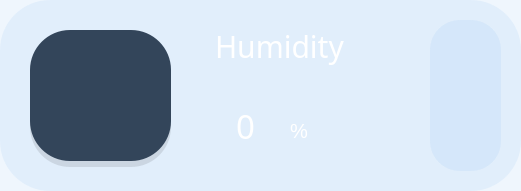
    <widget class="QFrame" name="Humidity_holder">
     <property name="geometry">
      <rect>
       <x>610</x>
       <y>380</y>
       <width>521</width>
       <height>191</height>
      </rect>
     </property>
     <property name="autoFillBackground">
      <bool>false</bool>
     </property>
     <property name="styleSheet">
      <string notr="true">


background-color: rgba(136, 190, 240,0.14);



border-radius: 50%;
</string>
     </property>
     <property name="frameShape">
      <enum>QFrame::StyledPanel</enum>
     </property>
     <property name="frameShadow">
      <enum>QFrame::Raised</enum>
     </property>
     <property name="lineWidth">
      <number>3</number>
     </property>
     <property name="midLineWidth">
      <number>3</number>
     </property>
     <widget class="QLabel" name="Humidity">
      <property name="geometry">
       <rect>
        <x>180</x>
        <y>80</y>
        <width>131</width>
        <height>91</height>
       </rect>
      </property>
      <property name="font">
       <font>
        <family>Rockwell</family>
        <pointsize>25</pointsize>
       </font>
      </property>
      <property name="styleSheet">
       <string notr="true">color: #ffffff;
background-color:None;
</string>
      </property>
      <property name="text">
       <string>0</string>
      </property>
      <property name="alignment">
       <set>Qt::AlignCenter</set>
      </property>
     </widget>
     <widget class="QLineEdit" name="Humdity_label">
      <property name="geometry">
       <rect>
        <x>180</x>
        <y>20</y>
        <width>201</width>
        <height>51</height>
       </rect>
      </property>
      <property name="font">
       <font>
        <family>Rockwell</family>
        <pointsize>-1</pointsize>
       </font>
      </property>
      <property name="styleSheet">
       <string notr="true">color: white;
font-size: 30px;
background-color: rgba(0,0,0,0);</string>
      </property>
      <property name="text">
       <string>Humidity</string>
      </property>
      <property name="alignment">
       <set>Qt::AlignCenter</set>
      </property>
     </widget>
     <widget class="QFrame" name="Humdity_icon_holder_shadow_2">
      <property name="enabled">
       <bool>false</bool>
      </property>
      <property name="geometry">
       <rect>
        <x>30</x>
        <y>36</y>
        <width>141</width>
        <height>131</height>
       </rect>
      </property>
      <property name="styleSheet">
       <string notr="true">QFrame
{

	background-color:rgba(0,0,0,0.1);
border-radius:40%;
}</string>
      </property>
      <property name="frameShape">
       <enum>QFrame::NoFrame</enum>
      </property>
      <property name="frameShadow">
       <enum>QFrame::Raised</enum>
      </property>
     </widget>
     <widget class="QFrame" name="Humidity_icon">
      <property name="enabled">
       <bool>false</bool>
      </property>
      <property name="geometry">
       <rect>
        <x>30</x>
        <y>30</y>
        <width>141</width>
        <height>131</height>
       </rect>
      </property>
      <property name="styleSheet">
       <string notr="true">QFrame

{
	

	background-color: hsv(212, 111, 90);

border-radius:40%;
}</string>
      </property>
      <property name="frameShape">
       <enum>QFrame::NoFrame</enum>
      </property>
      <property name="frameShadow">
       <enum>QFrame::Raised</enum>
      </property>
      <widget class="QFrame" name="Humdity_icon_holder">
       <property name="geometry">
        <rect>
         <x>10</x>
         <y>23</y>
         <width>120</width>
         <height>80</height>
        </rect>
       </property>
       <property name="styleSheet">
        <string notr="true">image: url(:/prefix/icons/humidity.png);</string>
       </property>
       <property name="frameShape">
        <enum>QFrame::StyledPanel</enum>
       </property>
       <property name="frameShadow">
        <enum>QFrame::Raised</enum>
       </property>
      </widget>
     </widget>
     <widget class="QLabel" name="Percentage_label">
      <property name="geometry">
       <rect>
        <x>290</x>
        <y>100</y>
        <width>51</width>
        <height>61</height>
       </rect>
      </property>
      <property name="palette">
       <palette>
        <active>
         <colorrole role="WindowText">
          <brush brushstyle="SolidPattern">
           <color alpha="255">
            <red>255</red>
            <green>255</green>
            <blue>255</blue>
           </color>
          </brush>
         </colorrole>
         <colorrole role="Button">
          <brush brushstyle="SolidPattern">
           <color alpha="0">
            <red>255</red>
            <green>255</green>
            <blue>255</blue>
           </color>
          </brush>
         </colorrole>
         <colorrole role="Text">
          <brush brushstyle="SolidPattern">
           <color alpha="255">
            <red>255</red>
            <green>255</green>
            <blue>255</blue>
           </color>
          </brush>
         </colorrole>
         <colorrole role="ButtonText">
          <brush brushstyle="SolidPattern">
           <color alpha="255">
            <red>255</red>
            <green>255</green>
            <blue>255</blue>
           </color>
          </brush>
         </colorrole>
         <colorrole role="Base">
          <brush brushstyle="SolidPattern">
           <color alpha="0">
            <red>255</red>
            <green>255</green>
            <blue>255</blue>
           </color>
          </brush>
         </colorrole>
         <colorrole role="Window">
          <brush brushstyle="SolidPattern">
           <color alpha="0">
            <red>255</red>
            <green>255</green>
            <blue>255</blue>
           </color>
          </brush>
         </colorrole>
         <colorrole role="PlaceholderText">
          <brush brushstyle="NoBrush">
           <color alpha="128">
            <red>255</red>
            <green>255</green>
            <blue>255</blue>
           </color>
          </brush>
         </colorrole>
        </active>
        <inactive>
         <colorrole role="WindowText">
          <brush brushstyle="SolidPattern">
           <color alpha="255">
            <red>255</red>
            <green>255</green>
            <blue>255</blue>
           </color>
          </brush>
         </colorrole>
         <colorrole role="Button">
          <brush brushstyle="SolidPattern">
           <color alpha="0">
            <red>255</red>
            <green>255</green>
            <blue>255</blue>
           </color>
          </brush>
         </colorrole>
         <colorrole role="Text">
          <brush brushstyle="SolidPattern">
           <color alpha="255">
            <red>255</red>
            <green>255</green>
            <blue>255</blue>
           </color>
          </brush>
         </colorrole>
         <colorrole role="ButtonText">
          <brush brushstyle="SolidPattern">
           <color alpha="255">
            <red>255</red>
            <green>255</green>
            <blue>255</blue>
           </color>
          </brush>
         </colorrole>
         <colorrole role="Base">
          <brush brushstyle="SolidPattern">
           <color alpha="0">
            <red>255</red>
            <green>255</green>
            <blue>255</blue>
           </color>
          </brush>
         </colorrole>
         <colorrole role="Window">
          <brush brushstyle="SolidPattern">
           <color alpha="0">
            <red>255</red>
            <green>255</green>
            <blue>255</blue>
           </color>
          </brush>
         </colorrole>
         <colorrole role="PlaceholderText">
          <brush brushstyle="NoBrush">
           <color alpha="128">
            <red>255</red>
            <green>255</green>
            <blue>255</blue>
           </color>
          </brush>
         </colorrole>
        </inactive>
        <disabled>
         <colorrole role="WindowText">
          <brush brushstyle="SolidPattern">
           <color alpha="255">
            <red>255</red>
            <green>255</green>
            <blue>255</blue>
           </color>
          </brush>
         </colorrole>
         <colorrole role="Button">
          <brush brushstyle="SolidPattern">
           <color alpha="0">
            <red>255</red>
            <green>255</green>
            <blue>255</blue>
           </color>
          </brush>
         </colorrole>
         <colorrole role="Text">
          <brush brushstyle="SolidPattern">
           <color alpha="255">
            <red>255</red>
            <green>255</green>
            <blue>255</blue>
           </color>
          </brush>
         </colorrole>
         <colorrole role="ButtonText">
          <brush brushstyle="SolidPattern">
           <color alpha="255">
            <red>255</red>
            <green>255</green>
            <blue>255</blue>
           </color>
          </brush>
         </colorrole>
         <colorrole role="Base">
          <brush brushstyle="SolidPattern">
           <color alpha="0">
            <red>255</red>
            <green>255</green>
            <blue>255</blue>
           </color>
          </brush>
         </colorrole>
         <colorrole role="Window">
          <brush brushstyle="SolidPattern">
           <color alpha="0">
            <red>255</red>
            <green>255</green>
            <blue>255</blue>
           </color>
          </brush>
         </colorrole>
         <colorrole role="PlaceholderText">
          <brush brushstyle="NoBrush">
           <color alpha="128">
            <red>255</red>
            <green>255</green>
            <blue>255</blue>
           </color>
          </brush>
         </colorrole>
        </disabled>
       </palette>
      </property>
      <property name="font">
       <font>
        <pointsize>15</pointsize>
        <weight>50</weight>
        <bold>false</bold>
       </font>
      </property>
      <property name="styleSheet">
       <string notr="true">background-color: rgba(255, 255, 255, 0);
color:rgb(255,255,255);</string>
      </property>
      <property name="text">
       <string>%</string>
      </property>
     </widget>
     <widget class="QFrame" name="frame_17">
      <property name="geometry">
       <rect>
        <x>430</x>
        <y>20</y>
        <width>71</width>
        <height>151</height>
       </rect>
      </property>
      <property name="styleSheet">
       <string notr="true">border-radius:30%;
</string>
      </property>
      <property name="frameShape">
       <enum>QFrame::StyledPanel</enum>
      </property>
      <property name="frameShadow">
       <enum>QFrame::Raised</enum>
      </property>
      <widget class="QFrame" name="frame_16">
       <property name="geometry">
        <rect>
         <x>16</x>
         <y>10</y>
         <width>41</width>
         <height>31</height>
        </rect>
       </property>
       <property name="styleSheet">
        <string notr="true">background-color:None;
image: url(:/prefix/icons/upward_arrow.png);</string>
       </property>
       <property name="frameShape">
        <enum>QFrame::StyledPanel</enum>
       </property>
       <property name="frameShadow">
        <enum>QFrame::Raised</enum>
       </property>
      </widget>
      <widget class="QFrame" name="frame_18">
       <property name="geometry">
        <rect>
         <x>16</x>
         <y>110</y>
         <width>41</width>
         <height>31</height>
        </rect>
       </property>
       <property name="styleSheet">
        <string notr="true">background-color:None;
image: url(:/prefix/icons/downward_arrow.png);</string>
       </property>
       <property name="frameShape">
        <enum>QFrame::StyledPanel</enum>
       </property>
       <property name="frameShadow">
        <enum>QFrame::Raised</enum>
       </property>
      </widget>
     </widget>
    </widget>
